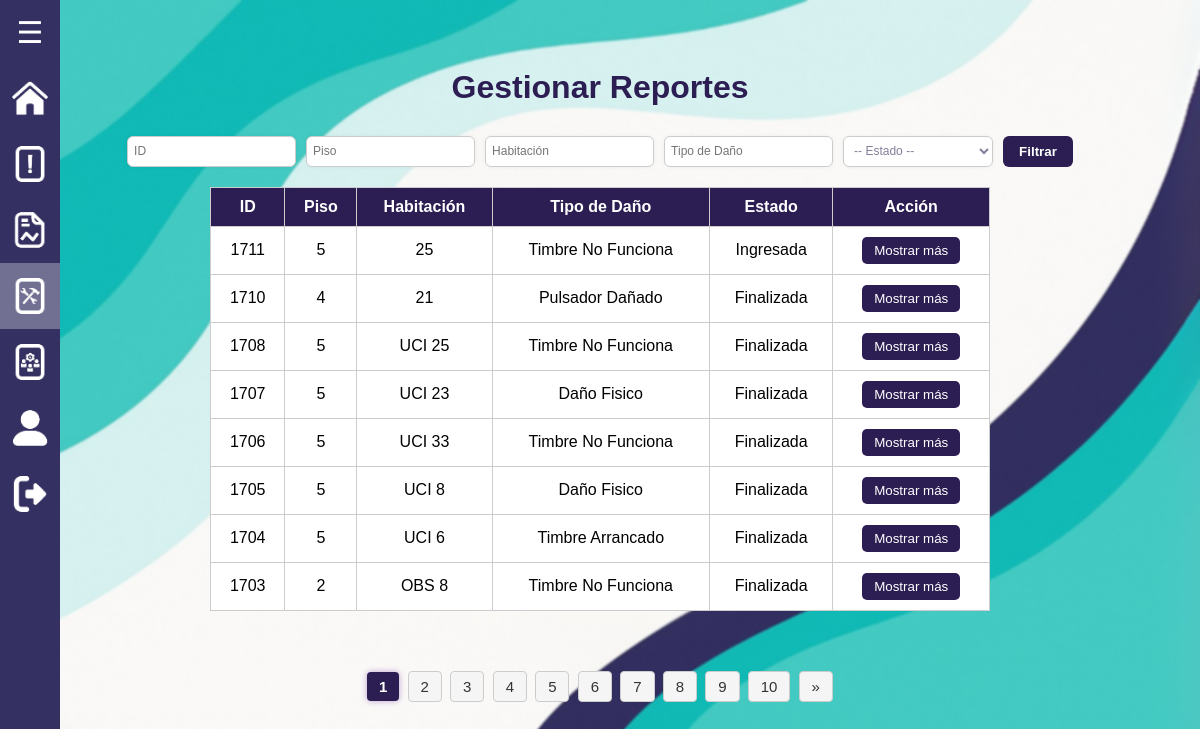
Page /roles/administrador_reportes/gestionar_reportes.php (signed in) on the committed database.
### tables this page shows
CREATE TABLE `reportes` (
  `id` int(11) NOT NULL,
  `usuario_id` int(11) NOT NULL,
  `piso` int(11) NOT NULL,
  `habitacion` varchar(10) DEFAULT NULL,
  `reporte` text NOT NULL,
  `tipo_dano` varchar(255) NOT NULL,
  `fecha` timestamp NOT NULL DEFAULT current_timestamp(),
  `estado` varchar(50) DEFAULT 'Ingresada',
  `respuesta` text DEFAULT NULL,
  `fecha_creacion` datetime DEFAULT current_timestamp(),
  `fecha_respuesta` datetime DEFAULT NULL,
  `imagen_antes` longblob DEFAULT NULL,
  `imagen_despues` longblob DEFAULT NULL,
  `respondido_por` int(11) DEFAULT NULL
);

### roles/administrador_reportes/gestionar_reportes.php (the view, shortened to what this page needs)
<?php
$pdo = new PDO("mysql:host=localhost;dbname=cnl_report", 'root', '');
$pdo->setAttribute(PDO::ATTR_ERRMODE, PDO::ERRMODE_EXCEPTION);
$porPagina = 8;
$pagina = isset($_GET['pagina']) ? max(1, intval($_GET['pagina'])) : 1;
$inicio = ($pagina - 1) * $porPagina;
$filtros = [];
$parametros = [];
$where = $filtros ? "WHERE " . implode(" AND ", $filtros) : "";
$sql = "SELECT reportes.*, usuarios.primer_nombre AS nombre_responde
        FROM reportes
        LEFT JOIN usuarios ON reportes.respondido_por = usuarios.id
        $where
        ORDER BY reportes.id DESC
        LIMIT $inicio, $porPagina";
$stmt = $pdo->prepare($sql);
$stmt->execute($parametros);
$reportes = $stmt->fetchAll(PDO::FETCH_ASSOC);
$sqlTotal = "SELECT COUNT(*) FROM reportes $where";
$stmtTotal = $pdo->prepare($sqlTotal);
$stmtTotal->execute($parametros);
$totalRegistros = $stmtTotal->fetchColumn();
$totalPaginas = ceil($totalRegistros / $porPagina);
?>
<!DOCTYPE html>
<html lang="es">
<head>
    <link rel="stylesheet" href="../../css/estilos.css">
    <link rel="stylesheet" href="../../css/gestion_reportes.css">
</head>
<body>
    <?php include '../../menu_lateral/menu2.php'; ?>
    <h1>Gestionar Reportes</h1>
    <form method="GET" style="margin-bottom: 20px;">
        <input type="text" name="id" placeholder="ID" value="<?= $_GET['id'] ?? '' ?>">
        <input type="text" name="piso" placeholder="Piso" value="<?= $_GET['piso'] ?? '' ?>">
        <input type="text" name="habitacion" placeholder="Habitación" value="<?= $_GET['habitacion'] ?? '' ?>">
        <input type="text" name="tipo_dano" placeholder="Tipo de Daño" value="<?= $_GET['tipo_dano'] ?? '' ?>">
        <select name="estado">
            <option value="">-- Estado --</option>
        </select>
        <button type="submit">Filtrar</button>
    </form>
    <table>
        <thead>
            <tr>
                <th>ID</th>
                <th>Piso</th>
                <th>Habitación</th>
                <th>Tipo de Daño</th>
                <th>Estado</th>
                <th>Acción</th>
            </tr>
        </thead>
        <tbody>
        <?php foreach ($reportes as $reporte): ?>
            <tr>
                <td><?= $reporte['id'] ?></td>
                <td><?= htmlspecialchars($reporte['piso']) ?></td>
                <td><?= htmlspecialchars($reporte['habitacion']) ?></td>
                <td><?= htmlspecialchars($reporte['tipo_dano']) ?></td>
                <td><?= htmlspecialchars($reporte['estado']) ?></td>
                <td>
                    <button class="btn-ver" onclick="abrirModal(<?= $reporte['id'] ?>)">Mostrar más</button>
                </td>
            </tr>
        <?php endforeach; ?>
        </tbody>
    </table>
<?php
$maxLinks = 10;
$bloqueActual = ceil($pagina / $maxLinks);
$inicio = ($bloqueActual - 1) * $maxLinks + 1;
$fin = min($inicio + $maxLinks - 1, $totalPaginas);
?>
<div class="paginacion">
    <?php for ($i = $inicio; $i <= $fin; $i++): ?>
        <a href="?<?= http_build_query(array_merge($_GET, ['pagina' => $i])) ?>"
           class="<?= $i == $pagina ? 'pagina-actual' : '' ?>">
           <?= $i ?>
        </a>
    <?php endfor; ?>
    <?php if ($fin < $totalPaginas): ?>
        <a href="?<?= http_build_query(array_merge($_GET, ['pagina' => $fin + 1])) ?>">&raquo;</a>
    <?php endif; ?>
</div>
</body>
</html>

### css/estilos.css (style rules this page uses)
* { margin: 0; padding: 0; box-sizing: border-box; font-family: Arial, sans-serif; }
body { display: flex; }

### css/gestion_reportes.css (style rules this page uses)
body { margin: 0; font-family: 'Segoe UI', Tahoma, Geneva, Verdana, sans-serif; background: url('../images/fondo_PC.png') no-repeat center center fixed; background-size: cover; backdrop-filter: blur(1px); color: #000000; display: flex; flex-direction: column; align-items: center; justify-content: center; height: 100vh; }
.paginacion { text-align: center; margin-top: 20px; margin-bottom: 30px; font-size: 15px; }
.paginacion a { display: inline-block; padding: 6px 12px; margin: 0 2px; background-color: #f5f5f5; color: #333; text-decoration: none; border-radius: 4px; border: 1px solid #ccc; transition: background-color 0.3s, transform 0.2s; }
.paginacion a.pagina-actual { background-color: #2C1E53; color: #fff; font-weight: bold; border: none; box-shadow: 0 0 6px rgba(106, 27, 154, 0.4); }
h1 { color: #2C1E53; margin-top: 0px; margin-bottom: 20px; }
table { width: 65%; background-color: white; border-collapse: collapse; margin-bottom: 40px; }
th, td { border: 1px solid #ccc; padding: 10px; text-align: center; }
th { background-color: #2C1E53; color: white; }
.btn-ver { background-color: #2C1E53; color: white; padding: 6px 12px; border: none; border-radius: 5px; cursor: pointer; }
form[method="GET"] { display: flex; flex-wrap: wrap; justify-content: center; gap: 10px; margin-top: 10px; margin-bottom: 15px; }
form[method="GET"] input[type="text"], form[method="GET"] select { padding: 4px 6px; border: 1px solid #ccc; border-radius: 6px; font-size: 12px; background-color: #fff; color: #2c1e5393; min-width: 150px; box-shadow: 0 0 4px rgba(0,0,0,0.05); transition: border-color 0.3s; }
form[method="GET"] button[type="submit"] { padding: 8px 16px; background-color: #2C1E53; color: white; border: none; border-radius: 6px; font-weight: bold; cursor: pointer; transition: background-color 0.3s, transform 0.2s; }

### rows in the picture
reportes: id "1711", piso "5", habitacion "25", tipo_dano "Timbre No Funciona", estado "Ingresada"
reportes: id "1710", piso "4", habitacion "21", tipo_dano "Pulsador Dañado", estado "Finalizada"
reportes: id "1708", piso "5", habitacion "UCI 25", tipo_dano "Timbre No Funciona", estado "Finalizada"
reportes: id "1707", piso "5", habitacion "UCI 23", tipo_dano "Daño Fisico", estado "Finalizada"
reportes: id "1706", piso "5", habitacion "UCI 33", tipo_dano "Timbre No Funciona", estado "Finalizada"
reportes: id "1705", piso "5", habitacion "UCI 8", tipo_dano "Daño Fisico", estado "Finalizada"
reportes: id "1704", piso "5", habitacion "UCI 6", tipo_dano "Timbre Arrancado", estado "Finalizada"
reportes: id "1703", piso "2", habitacion "OBS 8", tipo_dano "Timbre No Funciona", estado "Finalizada"
